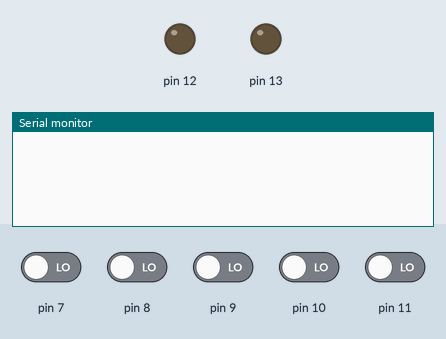
The sketch below on a simulated Arduino Uno, built with avr-gcc and run on an emulated ATmega328P. Parts: output pins drawn as LEDs (lit = HIGH), the last lines printed to the serial monitor. The test bench sets the inputs (shaded band); at power-on: pin 7–11 LOW.

Above: at 1.2 s.
1.3 s: pin 7 driven HIGH
At 1.9 s:
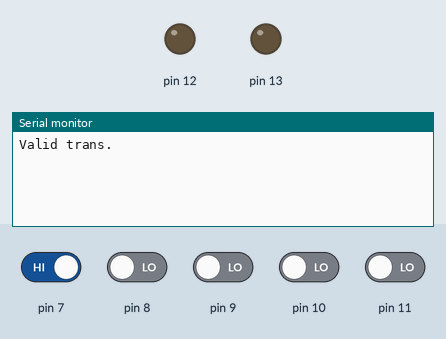
3.8 s: pin 8 driven HIGH
At 5.1 s:
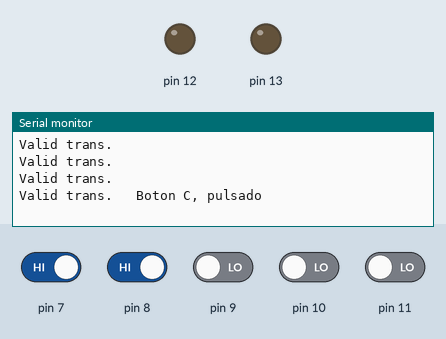
6.8 s: pin 9 driven HIGH
At 7.7 s:
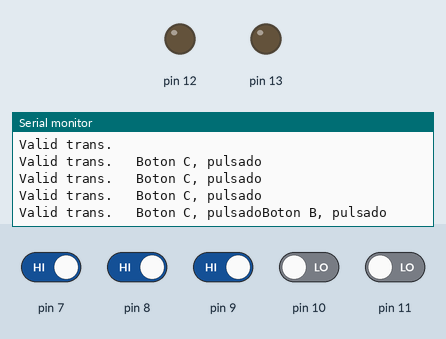
9.8 s: pin 10 driven HIGH
At 11.1 s:
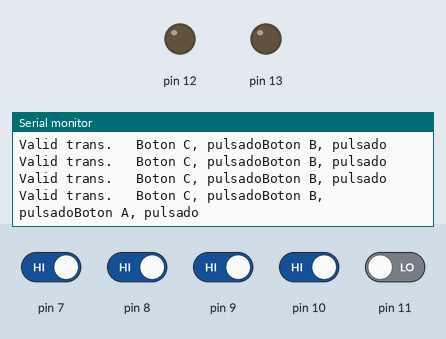
12.8 s: pin 11 driven HIGH
At 13.6 s:
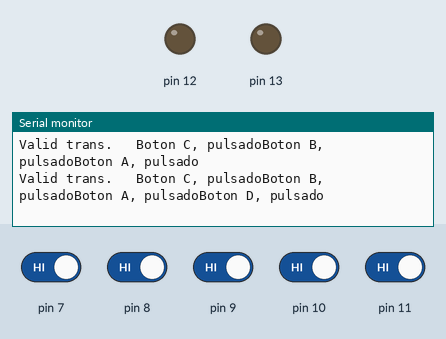
15.8 s: pin 8 driven LOW
At 17.2 s:
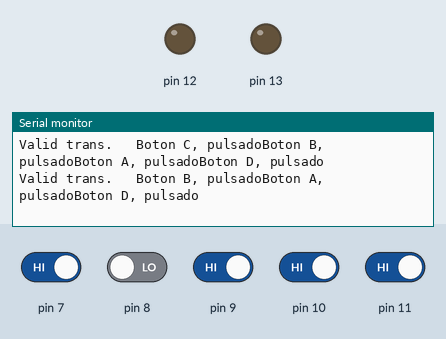

Measured:
- after the input at 1.3 s, the serial monitor: prints a new line at once (image 1)
- after the input at 3.8 s, the serial monitor: prints a new line after 0.50 s (image 2)
- after the input at 6.8 s, the serial monitor: prints a new line after 0.50 s (image 3)
- after the input at 9.8 s, the serial monitor: prints a new line after 0.50 s (image 4)
- after the input at 12.8 s, the serial monitor: prints a new line after 0.50 s (image 5)
- after the input at 15.8 s, the serial monitor: prints a new line after 0.55 s (image 6)

The sketch:

remotoRf.ino
```cpp
void setup()
   {  Serial.begin (9600);
      pinMode (13, OUTPUT) ;
      pinMode (12, OUTPUT) ;
      for (int i = 7 ; i < 12 ; i++)
           pinMode(i, INPUT) ;
   }


void loop()
   {
      if (digitalRead(7) )     // Si hay dato validoM
         {  Serial.print("Valid trans. \t");
            if (digitalRead(8))
                Serial.print( "Boton C, pulsado");
            if (digitalRead(9))
                Serial.print( "Boton B, pulsado");
            if (digitalRead(10))
                Serial.print( "Boton A, pulsado");
            if (digitalRead(11))
                Serial.print( "Boton D, pulsado");
            Serial.println("\t");
            delay (1000) ;
         }
   }
```
